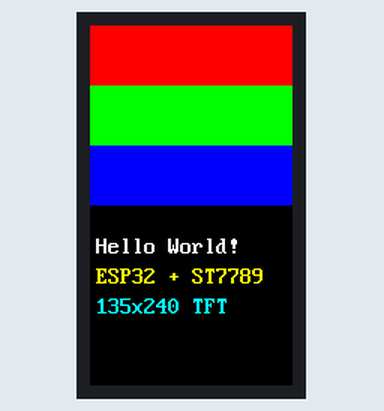
Simulated run of this program. Board: ESP32 board running MicroPython. Shown: 135×240 colour display. Library files of the repository ran but are not shown: st7789py.py, vga2_8x16.py; what the program prints to the serial console is not drawn. At 0.8 s the program stops and its outputs stay as they are.

Above: at 0.8 s.

The program:

main.py
```python
from machine import Pin, SPI
import st7789py as st7789
import vga2_8x16 as font
import time

# IdeaSpark ESP-WROOM-32 1.14" ST7789 135x240 TFT pinout
spi = SPI(2, baudrate=20000000, polarity=0, phase=0, sck=Pin(18), mosi=Pin(23))
display = st7789.ST7789(
    spi,
    135,
    240,
    reset=Pin(4, Pin.OUT),
    dc=Pin(2, Pin.OUT),
    cs=Pin(15, Pin.OUT),
    backlight=Pin(32, Pin.OUT),
)

# Clear screen to black
display.fill(st7789.BLACK)

# Draw colored bars
display.fill_rect(0, 0, 135, 40, st7789.RED)
display.fill_rect(0, 40, 135, 40, st7789.GREEN)
display.fill_rect(0, 80, 135, 40, st7789.BLUE)

# Display text
display.text(font, "Hello World!", 4, 140, st7789.WHITE, st7789.BLACK)
display.text(font, "ESP32 + ST7789", 4, 160, st7789.YELLOW, st7789.BLACK)
display.text(font, "135x240 TFT", 4, 180, st7789.CYAN, st7789.BLACK)

print("Display initialized OK")
```
